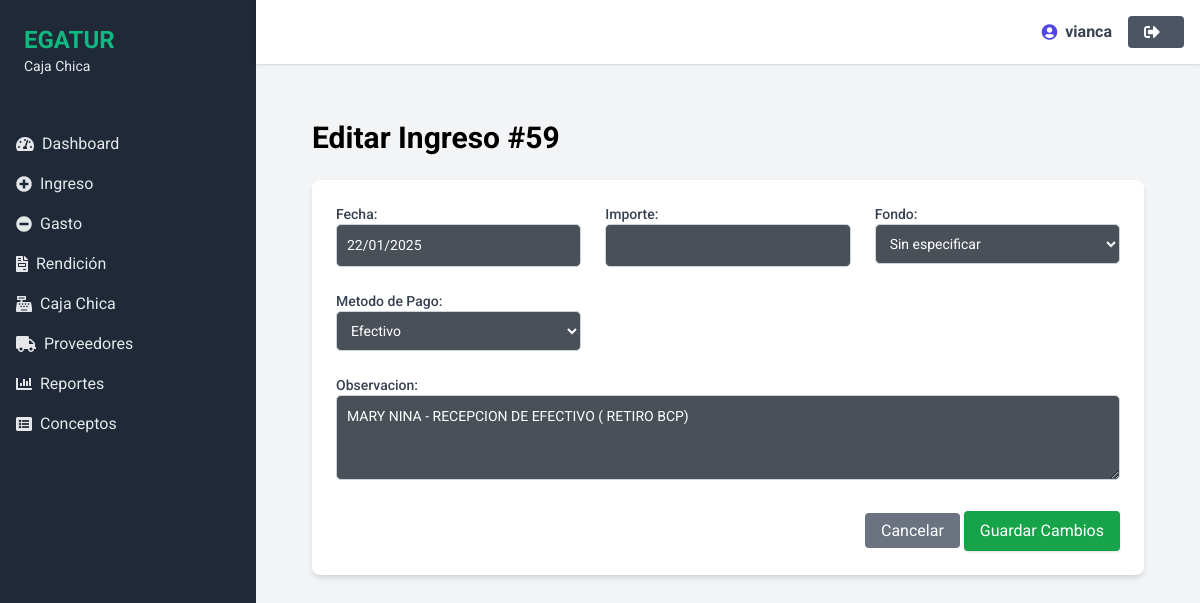
Screenshot of /editar_ingreso/59/ (signed in) with the database file from the repository.
### myapp/models.py (models this page shows, shortened)
class Ingreso(models.Model):
    usuario_creador = models.ForeignKey(
        User,
        on_delete=models.SET_NULL,
        null=True,
        blank=True,
        related_name='ingresos_creados'
    )
    prestamo = models.ForeignKey(
        'Prestamo',
        on_delete=models.SET_NULL,
        null=True,
        blank=True,
        related_name='ingresos'
    )
    fecha_registro = models.DateField(auto_now_add=True,blank=True, null=True)  # Esta l¨ªnea agregar¨¢ la fecha autom¨¢tica
    fecha_ingreso = models.DateField(blank=True, null=True)
    importe = models.DecimalField(max_digits=10, decimal_places=2)
    id_fondo = models.ForeignKey(Fondo, on_delete=models.CASCADE, null=True, blank=True)  # Permitir valores nulos
    metodo_pago = models.CharField(max_length=50, blank=True, null=True)
    moneda = models.CharField(max_length=50)
    fecha_operacion = models.DateField(null=True, blank=True)
    codigo_operacion = models.CharField(max_length=50, blank=True, null=True)  # Ahora opcional
    observacion = models.TextField(blank=True, null=True)
    local = models.ForeignKey(Local, on_delete=models.CASCADE, related_name='ingresos_local',null=True, blank=True)
    extorno = models.BooleanField(default=False, null=True, blank=True)
    banco = models.ForeignKey(
        Banco,
        on_delete=models.SET_NULL,  # Si el banco es eliminado, no elimina el ingreso, sino que pone el campo a null
        null=True,
        blank=True,
        related_name='ingresos_banco'  # Nombre de relación inversa (opcional)
    )

class Fondo(models.Model):
    nombre_fondo = models.CharField(max_length=255)

### myapp/views.py (the view, shortened to what this page needs)
# urls.py: path('editar_ingreso/<int:id>/', editar_ingreso, name='editar_ingreso'),
@login_required
def editar_ingreso(request, id):
    ingreso = get_object_or_404(Ingreso, id=id)
    context = {
        'ingreso': ingreso,
        'fondos': Fondo.objects.all()  # Asegúrate de pasar los fondos al contexto si se usan en el formulario
    }
    return render(request, 'edit_ingreso.html', context)

### templates/edit_ingreso.html (shortened to what this page needs)
{% extends 'base.html' %}
{% block content %}
<main class="flex-1 p-8">
  <h2 class="text-3xl font-bold mb-6">Editar Ingreso #{{ ingreso.id }}</h2>
  <div class="bg-white shadow-md rounded-lg p-6">
    <form method="POST" action="{% url 'editar_ingreso' ingreso.id %}" id="formulario-ingreso" class="grid grid-cols-1 md:grid-cols-2 lg:grid-cols-3 gap-6">
      <div>
        <label for="fecha" class="block text-sm font-medium text-gray-700">Fecha:</label>
        <input
          type="text"
          id="fecha"
          name="fecha"
          value="{{ ingreso.fecha_ingreso|date:'d/m/Y' }}"
          class="dynamic-input bg-gray-100 text-gray-500 cursor-not-allowed"
          readonly
        >
      </div>
      <div>
        <label for="importe" class="block text-sm font-medium text-gray-700">Importe:</label>
        <input
          type="number"
          id="importe"
          name="importe"
          step="0.01"
          value="{{ ingreso.importe }}"
          class="dynamic-input bg-gray-100 text-gray-500 cursor-not-allowed"
          readonly
        >
      </div>
      <div>
        <label for="id_fondo" class="block text-sm font-medium text-gray-700">Fondo:</label>
        <select id="id_fondo" name="id_fondo" class="dynamic-input" required>
          {% for fondo in fondos %}
          <option value="{{ fondo.id }}" {% if fondo.id == ingreso.id_fondo.id %}selected{% endif %}>{{ fondo.nombre_fondo }}</option>
          {% endfor %}
        </select>
      </div>
      <div>
        <label for="metodo_pago" class="block text-sm font-medium text-gray-700">Metodo de Pago:</label>
        <select id="metodo_pago" name="metodo_pago" class="dynamic-input">
          <option value="efectivo" {% if ingreso.metodo_pago == "efectivo" %}selected{% endif %}>Efectivo</option>
        </select>
      </div>
      <div class="col-span-1 md:col-span-2 lg:col-span-3">
        <label for="observacion" class="block text-sm font-medium text-gray-700">Observacion:</label>
        <textarea id="observacion" name="observacion" rows="3" class="dynamic-input">{{ ingreso.observacion }}</textarea>
      </div>
      <div class="col-span-1 md:col-span-2 lg:col-span-3 text-right">
        <a href="{% url 'caja_chica' %}" class="bg-gray-500 text-white px-4 py-2 rounded">Cancelar</a>
        <button id="btn-guardar" class="bg-green-600 text-white px-4 py-2 rounded shadow hover:bg-green-700">
          Guardar Cambios
        </button>
      </div>
    </form>
  </div>
</main>
{% endblock %}

### templates/base.html (shortened to what this page needs)
{% load static %}
<!DOCTYPE html>
<html lang="en">
<head>
  <script src="https://cdn.tailwindcss.com"></script>
  <link href="https://cdn.jsdelivr.net/npm/sweetalert2@11/dist/sweetalert2.min.css" rel="stylesheet">
  <link rel="stylesheet" href="https://cdnjs.cloudflare.com/ajax/libs/font-awesome/5.15.4/css/all.min.css">
</head>
<body class="bg-gray-100 font-sans">
  <div class="flex h-screen">
    <aside class="w-64 bg-primary text-gray-200 md:block hidden h-full">
      <div class="p-6">
        <h1 class="text-2xl font-bold text-accent">EGATUR</h1>
        <p class="text-sm">Caja Chica</p>
      </div>
      <nav class="mt-6">
        <a href="{% url 'dashboard' %}" class="flex items-center px-4 py-2 hover:bg-gray-700 rounded">
          <i class="fas fa-tachometer-alt mr-2"></i>
          Dashboard
        </a>
        <a href="{% url 'ingreso' %}" class="flex items-center px-4 py-2 hover:bg-gray-700 rounded">
          <i class="fas fa-plus-circle mr-2"></i>
          Ingreso
        </a>
        <a href="{% url 'gasto' %}" class="flex items-center px-4 py-2 hover:bg-gray-700 rounded">
          <i class="fas fa-minus-circle mr-2"></i>
          Gasto
        </a>
        <a href="{% url 'rendicion' %}" class="flex items-center px-4 py-2 hover:bg-gray-700 rounded">
          <i class="fas fa-file-invoice mr-2"></i>
          Rendición
        </a>
        <a href="{% url 'caja_chica' %}" class="flex items-center px-4 py-2 hover:bg-gray-700 rounded">
          <i class="fas fa-cash-register mr-2"></i>
          Caja Chica
        </a>
        <a href="{% url 'proveedores' %}" class="flex items-center px-4 py-2 hover:bg-gray-700 rounded">
          <i class="fas fa-truck mr-2"></i>
          Proveedores
        </a>
        <a href="{% url 'reportes' %}" class="flex items-center px-4 py-2 hover:bg-gray-700 rounded">
          <i class="fas fa-chart-bar mr-2"></i>
          Reportes
        </a>
        <a href="{% url 'conceptos' %}" class="flex items-center px-4 py-2 hover:bg-gray-700 rounded">
          <i class="fas fa-list-alt mr-2"></i>
          Conceptos
        </a>
      </nav>
    </aside>
    <main class="flex-1 flex flex-col min-h-screen">
        <header class="bg-white shadow p-4 flex justify-between items-center">
            <div class="flex items-center">
                {% if user.is_authenticated %}
                    <span class="mr-4 text-gray-700 font-bold flex items-center">
                        <i class="fas fa-user-circle mr-2 text-indigo-600"></i>
                        <span>{{ user.username }}</span>
                    </span>
                {% else %}
                    <span class="mr-4 text-gray-700 font-bold flex items-center">
                        <i class="fas fa-user-alt mr-2 text-gray-500"></i>
                        <span>Invitado</span>
                    </span>
                {% endif %}
                <form method="POST" action="{% url 'logout' %}">
                    <button type="submit" class="px-4 py-2 bg-secondary text-white rounded hover:bg-gray-800 flex items-center">
                        <i class="fas fa-sign-out-alt mr-2"></i>
                    </button>
                </form>
            </div>
        </header>
        <div class="p-6 overflow-y-auto">
          {% block content %}
          {% endblock %}
        </div>
    </main>
  </div>
</body>
</html>

### templates/edit_ingreso.html (style rules this page uses)
.dynamic-input { width: 100%; padding: 10px; border: 1px solid #ced4da; border-radius: 5px; font-size: 14px; background-color: #495057; color: #fff; }
.dynamic-input::placeholder { color: #adb5bd; }

### rows the page displays
Ingreso: id "59", fecha "22/01/2025", id_fondo "Sin especificar", metodo_pago "Efectivo", observacion "MARY NINA - RECEPCION DE EFECTIVO ( RETIRO BCP)"

### other values shown
{{ user.username }} "vianca"
